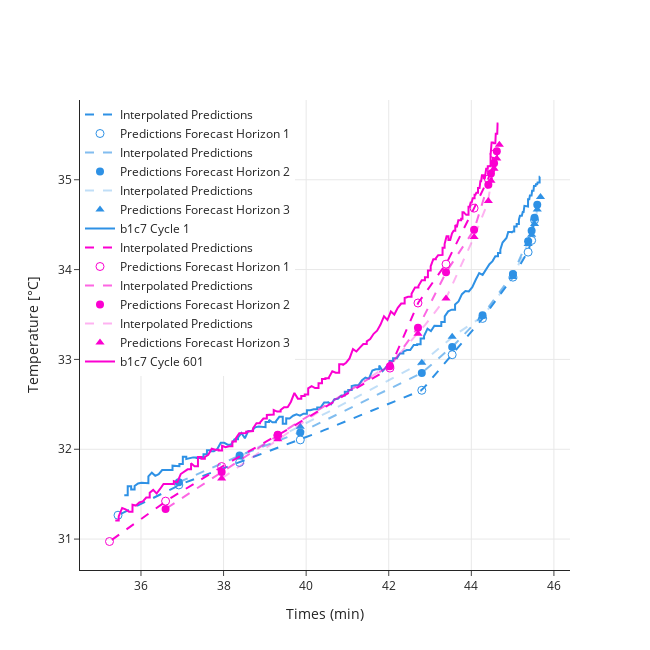

The notebook cell this image was saved under:
### Code cell
num=6
skip = 600
test_cell_id_idx = 0
last_cycle = 1
current_cycle = 1
opacity_list = [1, 0.6, 0.3]
fig = go.Figure()
fig.layout.height=650
fig.layout.width=650
fig.layout.legend.x=0
fig.layout.legend.y=1.0


window_length = datasets_list[cell]["X_train"].shape[1]
n_features = datasets_list[cell]["X_train"].shape[2]
batch_input_shape = (datasets_list[cell]["batch_size"], window_length, n_features)
n_outputs = datasets_list[cell]["y_train"].shape[-1]
nf_steps = datasets_list[cell]["y_train"].shape[1]
y = datasets_list[cell]["y_train"][:, 0, 0]
idx = y < 2.9
weights = np.ones_like(y) * 1
weights[idx] = 2
batch_size = datasets_list[cell]["batch_size"]
print(window_length, n_features, batch_input_shape, n_outputs, nf_steps)

for i in range(0, len(datasets_list[num]["X_test"]), batch_size * skip):
    df_true = pd.DataFrame(datasets_list[num]["y_test"][i : i + batch_size][:, 0, 1])
    
    last_cycle = current_cycle
    current_cycle = int(datasets_list[num]["X_test"][i : i + batch_size][0][0][-1]*MAX_CYCLE)

    if last_cycle> current_cycle:
        test_cell_id_idx += 1
        
    cell_id = test_cell_ids[test_cell_id_idx]
    original_df = datasets_list[num]["original_test"]

    original_df= original_df[original_df.Cycle==current_cycle]
    original_df= original_df[original_df.Cell==cell_id]
    original_df = original_df[original_df.I < MAX_DISCHARGE_CURRENT]
    original_df = original_df[original_df.I > MIN_DISCHARGE_CURRENT]

    original_df['Qd'] = (original_df['Qd']-original_df['Qd'].min())/(original_df['Qd'].max()-original_df['Qd'].min())

    if len(original_df)< 2:
        continue
    q_new = original_df.Qd.values
    t_new = original_df['t'].values
    time_interpolator = interp1d(x = q_new,  y = t_new, fill_value="extrapolate")
    
    
    for j in range(nf_steps):
        df_pred = pd.DataFrame(models[num].predict(datasets_list[num]["X_test"][i : i + batch_size], verbose=0)[:, j, 1])
    
        ref_capacities_wrt_nf = REFERENCE_CAPACITIES_LIST[num][window_length+j:-nf_steps+j-1]

        prediction_interpolator = interp1d(x = ref_capacities_wrt_nf, 
                                           y = df_pred[0].values*(TEMPERATURE_MAX - TEMPERATURE_MIN) + TEMPERATURE_MIN,
                                           
                                          )
        
        q_j = q_new[q_new>= min(REFERENCE_CAPACITIES_LIST[num][window_length+j:-nf_steps+j-1])]
        q_j = q_j[q_j<= max(REFERENCE_CAPACITIES_LIST[num][window_length+j:-nf_steps+j-1])]
        t_interp = time_interpolator(REFERENCE_CAPACITIES_LIST[num][window_length:-nf_steps-1])
        if j==0:
            q_j0 = q_j
        V_pred = prediction_interpolator(q_j)
        fig.add_trace(
            go.Scatter(
                x=time_interpolator(q_j),
                y=V_pred,
                showlegend=True,
                mode="lines",
                line_dash="dash",
                name = "Interpolated Predictions",
                marker_color=pallete[i//skip],
                opacity=opacity_list[j]
            )
        )
        
        fig.add_trace(
            go.Scatter(
                x=time_interpolator(ref_capacities_wrt_nf),
                y=df_pred[0].values*(TEMPERATURE_MAX - TEMPERATURE_MIN) + TEMPERATURE_MIN,
                showlegend=True,
                mode="markers",
                name = f"Predictions Forecast Horizon {j+1}",
                marker_color=pallete[i//skip],
                marker_symbol = symbol_list[j],
                marker_size=8,
#                 marker_opacity=opacity_list[j]
            )
        )


    odf = original_df[original_df.Qd > q_j0.min()]
    odf = odf[odf.Qd < q_j.max()]
    fig.add_trace(
        go.Scatter(
            x=odf['t'],
            y=odf['temp'],
            showlegend=True,
            mode="lines",
            name = f"{cell_id} Cycle {current_cycle}",
            line_color=pallete[i//skip]
        )
    )


fig.update_yaxes(title="Temperature [°C]", showgrid=True)
fig.update_xaxes(title="Times (min)", showgrid=True)
fig.update_layout(template="simple_white")

### Figure 1 — Plotly figure (JSON) as saved in the notebook; plotly's stock layout.template omitted (floating-point values rounded to 4 significant figures; data arrays with more than 128 entries replaced by an {"elided": "..."} marker saying what was removed)
{"data": [{"line": {"dash": "dash"}, "marker": {"color": "#2E91E5"}, "mode": "lines", "name": "Interpolated Predictions", "opacity": 1, "showlegend": true, "type": "scatter", "x": {"elided": "195 float values"}, "y": {"elided": "195 float values"}}, {"marker": {"color": "#2E91E5", "size": 8, "symbol": "circle-open"}, "mode": "markers", "name": "Predictions Forecast Horizon 1", "showlegend": true, "type": "scatter", "x": [35.44, 36.92, 38.39, 39.86, 42.8, 43.54, 44.27, 45.01, 45.38, 45.46, 45.53], "y": [31.27, 31.6, 31.85, 32.1, 32.66, 33.05, 33.46, 33.92, 34.19, 34.32, 34.55]}, {"line": {"dash": "dash"}, "marker": {"color": "#2E91E5"}, "mode": "lines", "name": "Interpolated Predictions", "opacity": 0.6, "showlegend": true, "type": "scatter", "x": {"elided": "178 float values"}, "y": {"elided": "178 float values"}}, {"marker": {"color": "#2E91E5", "size": 8, "symbol": "circle"}, "mode": "markers", "name": "Predictions Forecast Horizon 2", "showlegend": true, "type": "scatter", "x": [36.92, 38.39, 39.86, 42.8, 43.54, 44.27, 45.01, 45.38, 45.46, 45.53, 45.6], "y": [31.63, 31.93, 32.19, 32.85, 33.14, 33.49, 33.95, 34.32, 34.43, 34.58, 34.72]}, {"line": {"dash": "dash"}, "marker": {"color": "#2E91E5"}, "mode": "lines", "name": "Interpolated Predictions", "opacity": 0.3, "showlegend": true, "type": "scatter", "x": {"elided": "164 float values"}, "y": {"elided": "164 float values"}}, {"marker": {"color": "#2E91E5", "size": 8, "symbol": "triangle-up"}, "mode": "markers", "name": "Predictions Forecast Horizon 3", "showlegend": true, "type": "scatter", "x": [38.39, 39.86, 42.8, 43.54, 44.27, 45.01, 45.38, 45.46, 45.53, 45.6, 45.68], "y": [31.92, 32.25, 32.96, 33.25, 33.48, 33.92, 34.29, 34.39, 34.51, 34.67, 34.81]}, {"line": {"color": "#2E91E5"}, "mode": "lines", "name": "b1c7 Cycle 1", "showlegend": true, "type": "scatter", "x": {"elided": "213 float values"}, "y": {"elided": "213 float values"}}, {"line": {"dash": "dash"}, "marker": {"color": "#FB00D1"}, "mode": "lines", "name": "Interpolated Predictions", "opacity": 1, "showlegend": true, "type": "scatter", "x": {"elided": "193 float values"}, "y": {"elided": "193 float values"}}, {"marker": {"color": "#FB00D1", "size": 8, "symbol": "circle-open"}, "mode": "markers", "name": "Predictions Forecast Horizon 1", "showlegend": true, "type": "scatter", "x": [35.24, 36.6, 37.95, 39.31, 42.03, 42.71, 43.39, 44.07, 44.41, 44.48, 44.55], "y": [30.97, 31.42, 31.81, 32.15, 32.9, 33.63, 34.06, 34.68, 35.01, 35.12, 35.29]}, {"line": {"dash": "dash"}, "marker": {"color": "#FB00D1"}, "mode": "lines", "name": "Interpolated Predictions", "opacity": 0.6, "showlegend": true, "type": "scatter", "x": {"elided": "180 float values"}, "y": {"elided": "180 float values"}}, {"marker": {"color": "#FB00D1", "size": 8, "symbol": "circle"}, "mode": "markers", "name": "Predictions Forecast Horizon 2", "showlegend": true, "type": "scatter", "x": [36.6, 37.95, 39.31, 42.03, 42.71, 43.39, 44.07, 44.41, 44.48, 44.55, 44.62], "y": [31.34, 31.75, 32.16, 32.92, 33.35, 33.97, 34.44, 34.95, 35.07, 35.18, 35.32]}, {"line": {"dash": "dash"}, "marker": {"color": "#FB00D1"}, "mode": "lines", "name": "Interpolated Predictions", "opacity": 0.3, "showlegend": true, "type": "scatter", "x": {"elided": "166 float values"}, "y": {"elided": "166 float values"}}, {"marker": {"color": "#FB00D1", "size": 8, "symbol": "triangle-up"}, "mode": "markers", "name": "Predictions Forecast Horizon 3", "showlegend": true, "type": "scatter", "x": [37.95, 39.31, 42.03, 42.71, 43.39, 44.07, 44.41, 44.48, 44.55, 44.62, 44.68], "y": [31.67, 32.11, 32.94, 33.28, 33.68, 34.36, 34.76, 34.99, 35.12, 35.24, 35.39]}, {"line": {"color": "#FB00D1"}, "mode": "lines", "name": "b1c7 Cycle 601", "showlegend": true, "type": "scatter", "x": {"elided": "204 float values"}, "y": {"elided": "204 float values"}}], "layout": {"height": 650, "legend": {"x": 0, "y": 1}, "width": 650, "xaxis": {"showgrid": true, "title": {"text": "Times (min)"}}, "yaxis": {"showgrid": true, "title": {"text": "Temperature [°C]"}}}}
